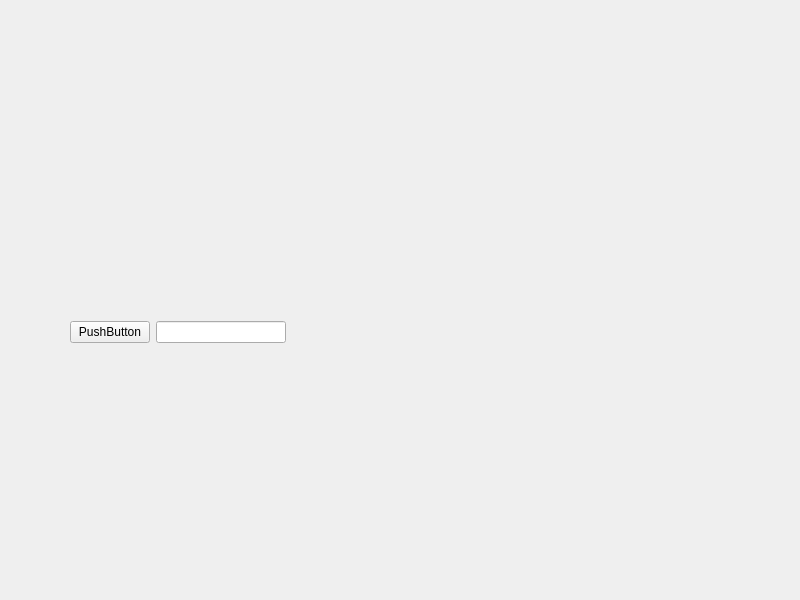
<?xml version="1.0" encoding="UTF-8"?>
<ui version="4.0">
 <class>Widget</class>
 <widget class="QWidget" name="Widget">
  <property name="geometry">
   <rect>
    <x>0</x>
    <y>0</y>
    <width>800</width>
    <height>600</height>
   </rect>
  </property>
  <property name="windowTitle">
   <string>Widget</string>
  </property>
  <widget class="QWidget" name="">
   <property name="geometry">
    <rect>
     <x>40</x>
     <y>300</y>
     <width>216</width>
     <height>25</height>
    </rect>
   </property>
   <layout class="QHBoxLayout" name="horizontalLayout"/>
  </widget>
  <widget class="QWidget" name="">
   <property name="geometry">
    <rect>
     <x>70</x>
     <y>320</y>
     <width>216</width>
     <height>25</height>
    </rect>
   </property>
   <layout class="QHBoxLayout" name="horizontalLayout_2">
    <item>
     <widget class="QPushButton" name="pushButton">
      <property name="text">
       <string>PushButton</string>
      </property>
     </widget>
    </item>
    <item>
     <widget class="QLineEdit" name="lineEdit"/>
    </item>
   </layout>
  </widget>
 </widget>
 <resources/>
 <connections/>
</ui>
